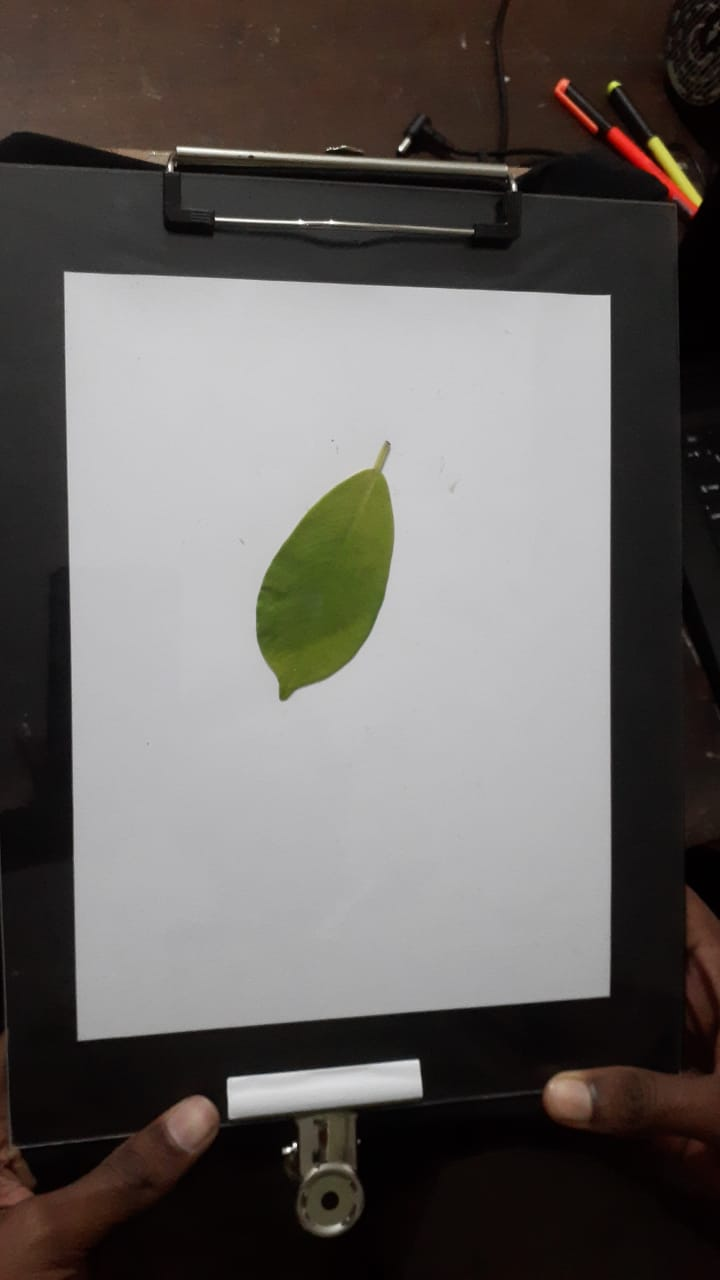
#> input picture opencv_python/a4_imgs/27.jpg, 720 x 1280 px
$ python image_pixel_detector.py
#> lines starting #> are read from the running program, lines starting #| are printed output that depends on the picture; after the words box and inside, x2 and y2 are one past the last pixel; in counts of white or black regions, pixels touching at a corner belong together
import cv2
import math
import numpy as np

window_name = "Wrap"
minArea = 1000
scale = 2
w = 210 * scale
h = 297 * scale
pad = 20
imgName = 27
# read the image
image = cv2.imread(f'a4_imgs/{imgName}.jpg')
#> image is the input picture: shape (1280, 720, 3); mean B, G, R 94.6, 97.4, 101.7

#todo 2. change this scalling factor according to the new one

# Define the new dimensions (width, height) or the scaling factor
new_height = 750
new_width = 400

# Resize the image using the specified dimensions
image = cv2.resize(image, (new_width, new_height))
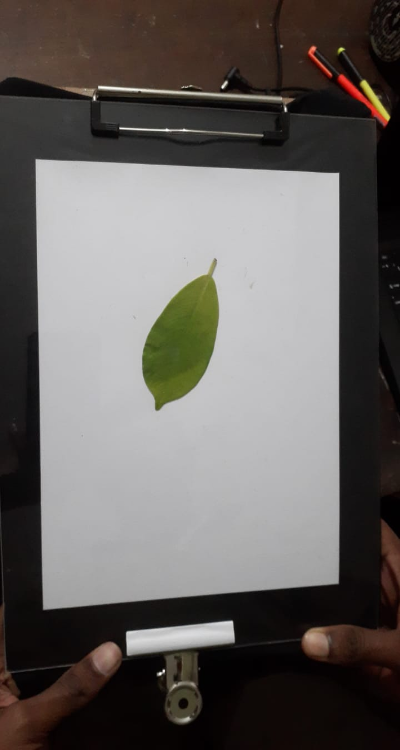
#> image: shape (750, 400, 3); mean B, G, R 94.6, 97.4, 101.6
cv2.namedWindow(window_name, cv2.WINDOW_AUTOSIZE)

# edge detecting
img_gray = cv2.cvtColor(image, cv2.COLOR_BGR2GRAY)
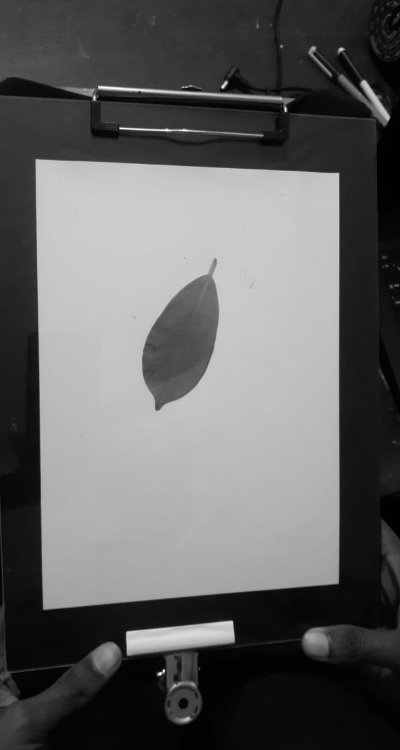
#> img_gray: shape (750, 400); min 0, max 253, mean 98.3
img_blur = cv2.GaussianBlur(img_gray,(5, 5), 1)
ret, thresh = cv2.threshold(img_gray, 130, 255, cv2.THRESH_BINARY)
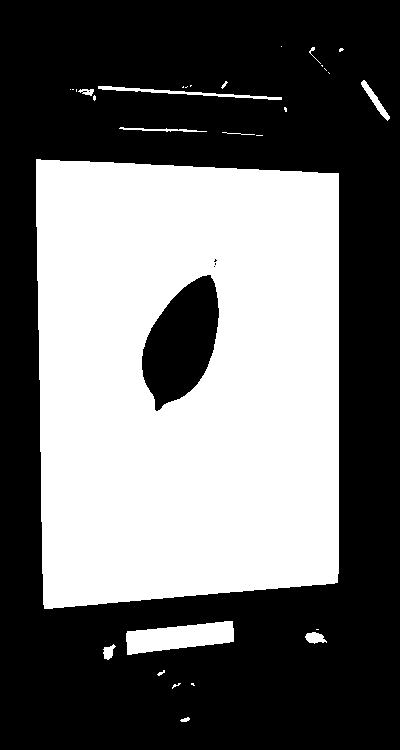
#> thresh: shape (750, 400); 42.1% white; 30 white regions (17 under 20 px)

# contours filtering
contours, hierarchy = cv2.findContours(image=thresh, mode=cv2.RETR_EXTERNAL, method=cv2.CHAIN_APPROX_NONE)
#> contours = 30 contours, 21 with area under 20; largest, box (x1, y1, x2, y2) and area: (36, 159, 339, 609) 128124, (126, 621, 234, 655) 2262, (98, 86, 282, 100) 382, (361, 80, 390, 121) 234, (305, 632, 327, 644) 148

finalCounters = []
for i in contours:
    area = cv2.contourArea(i)
    if area > minArea:
        peri = cv2.arcLength(i, True)
        approx = cv2.approxPolyDP(i, 0.02*peri, True)
        bbox = cv2.boundingRect(approx)
        finalCounters.append([len(approx), area, approx, bbox, i])
#> this loop made 30 passes
#> (area, peri, approx, bbox) on passes 8 to 9: (2262, 264.8, [[232, 621], [127, 631], [127, 654], [233, 641]], (127, 621, 107, 34)), (128123.5, 1473.3, [[36, 159], [44, 608], [337, 582], [338, 173]], (36, 159, 303, 450))
#> area on passes 1, 5, 6, 12, 15, 21: 21.5, 100, 148.5, 87, 54, 382
#> after the loop, finalCounters = 2 items
finalCounters = sorted(finalCounters, key= lambda x:x[1], reverse = True)
biggest_points = finalCounters[0][2][:4]
#> biggest_points = [[36, 159], [44, 608], [337, 582], [338, 173]]

# movable pointer creation
dragging = False
one = False
two = False
three = False
four = False
start_x, start_y = 0, 0
center_coordinates = tuple(biggest_points[0][0])
#> center_coordinates = (36, 159)
center_coordinates2 = tuple(biggest_points[1][0])
#> center_coordinates2 = (44, 608)
center_coordinates3 = tuple(biggest_points[2][0])
#> center_coordinates3 = (337, 582)
center_coordinates4 = tuple(biggest_points[3][0])
#> center_coordinates4 = (338, 173)
radius = 5
# [42 lines left out: function on_mouse, not called in this run]


color = (0, 0, 255)
thickness = -1

cv2.imshow(window_name, image)
cv2.setMouseCallback(window_name, on_mouse)  # Set up the mouse event handler

while True:
    # Clear the previous circle (you can also use a copy of the original image)
    image_copy = image.copy()

    # Draw a circle on the image copy
    image_copy = cv2.circle(image_copy, center_coordinates, radius, color, thickness)
#> image_copy: shape (750, 400, 3); 0.03% of pixels changed, all inside (x1, y1, x2, y2) = (31, 154, 42, 165)
    image_copy = cv2.circle(image_copy, center_coordinates2, radius, color, thickness)
#> image_copy: shape (750, 400, 3); mean B, G, R 94.5, 97.3, 101.7
    image_copy = cv2.circle(image_copy, center_coordinates3, radius, color, thickness)
#> image_copy: shape (750, 400, 3); mean B, G, R 94.5, 97.3, 101.8
    image_copy = cv2.circle(image_copy, center_coordinates4, radius, color, thickness)
#> image_copy: shape (750, 400, 3); mean B, G, R 94.5, 97.3, 101.8

    # Define the vertices of the quadrilateral
    vertices = np.array([center_coordinates, center_coordinates2, center_coordinates3, center_coordinates4], np.int32)
#> vertices = [[36, 159], [44, 608], [337, 582], [338, 173]]

    # Reshape the vertices into a 4x1x2 array
    vertices = vertices.reshape((-1, 1, 2))

    # Define the transparent blue color (BGR format with alpha)
    transparent_blue = (255, 0, 0, 100)

    # Fill the quadrilateral with transparent blue
    cv2.fillPoly(image_copy, [vertices], transparent_blue)
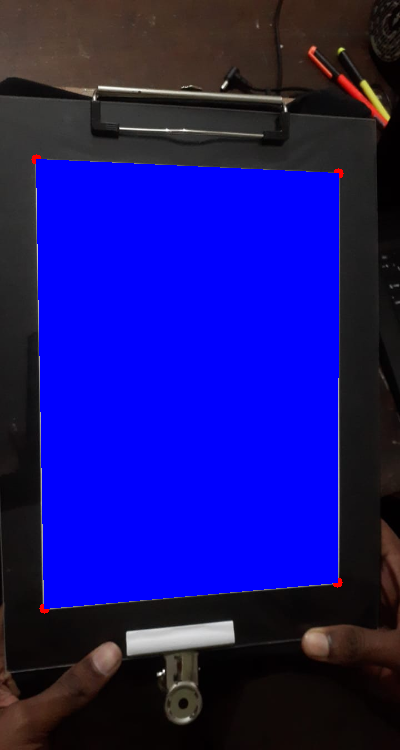
#> image_copy: shape (750, 400, 3); mean B, G, R 126, 18.9, 23.6

    # Display the updated image with the circle
    cv2.imshow(window_name, image_copy)

    key = cv2.waitKey(30)
#> (key Esc is pressed here)
    if key == 27:  # Press 'Esc' key to exit the loop
        break

# Close the image window
x1, y1 = center_coordinates
#> x1 = 36; y1 = 159
x2, y2 = center_coordinates2
#> x2 = 44; y2 = 608
x3, y3 = center_coordinates3
#> x3 = 337; y3 = 582
x4, y4 = center_coordinates4
#> x4 = 338; y4 = 173

biggest_points = np.array([[[x1, y1]], [[x2, y2]], [[x3, y3]], [[x4, y4]]])


#######################################################################33


# wrapper part
# reordering the points
points_new = np.zeros_like(biggest_points)
#> points_new = [[0, 0], [0, 0], [0, 0], [0, 0]]

points = biggest_points.reshape((4, 2))
#> points = [[36, 159], [44, 608], [337, 582], [338, 173]]
add = points.sum(1)
#> add = [195, 652, 919, 511]
points_new[0] = points[np.argmin(add)]
points_new[3] = points[np.argmax(add)]
diff = np.diff(points, axis=1)
#> diff = [123, 564, 245, -165]
points_new[1] = points[np.argmin(diff)]
points_new[2] = points[np.argmax(diff)]

# wrapping
pts1 = np.float32(points_new)
pts2 = np.float32([[0,0], [w,0], [0,h], [w,h]])
matrix = cv2.getPerspectiveTransform(pts1, pts2)
img_wrap = cv2.warpPerspective(image, matrix, (w,h))
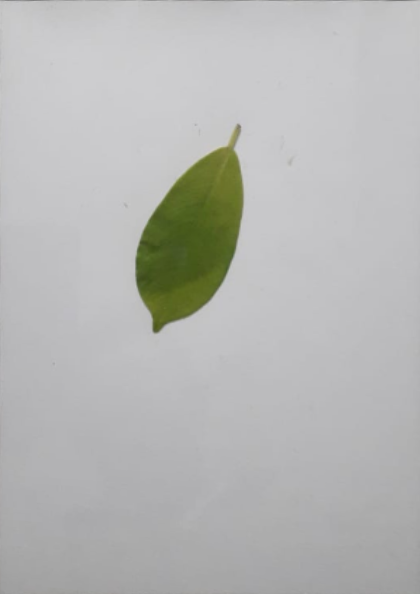
#> img_wrap: shape (594, 420, 3); mean B, G, R 181.4, 183.2, 182.5
img_wrap = img_wrap[pad:img_wrap.shape[0]-pad,pad:img_wrap.shape[1]-pad]
#> img_wrap: shape (554, 380, 3)
# Resize the image
resized_img = cv2.resize(img_wrap, (380, 554))

cv2.imshow('imgWrap', img_wrap)

img_name = f'a4_imgs/opencv_frame_{imgName}.jpg'
cv2.imwrite(img_name, img_wrap)
print(f'screenshot taken {imgName}.jpg')

c = cv2.waitKey(0)
#> (key Esc is pressed here)
cv2.destroyAllWindows()

#   todo 1.convert to opencv js

$ run again, with opencv_python/a4_imgs/14.jpg copied over opencv_python/a4_imgs/27.jpg
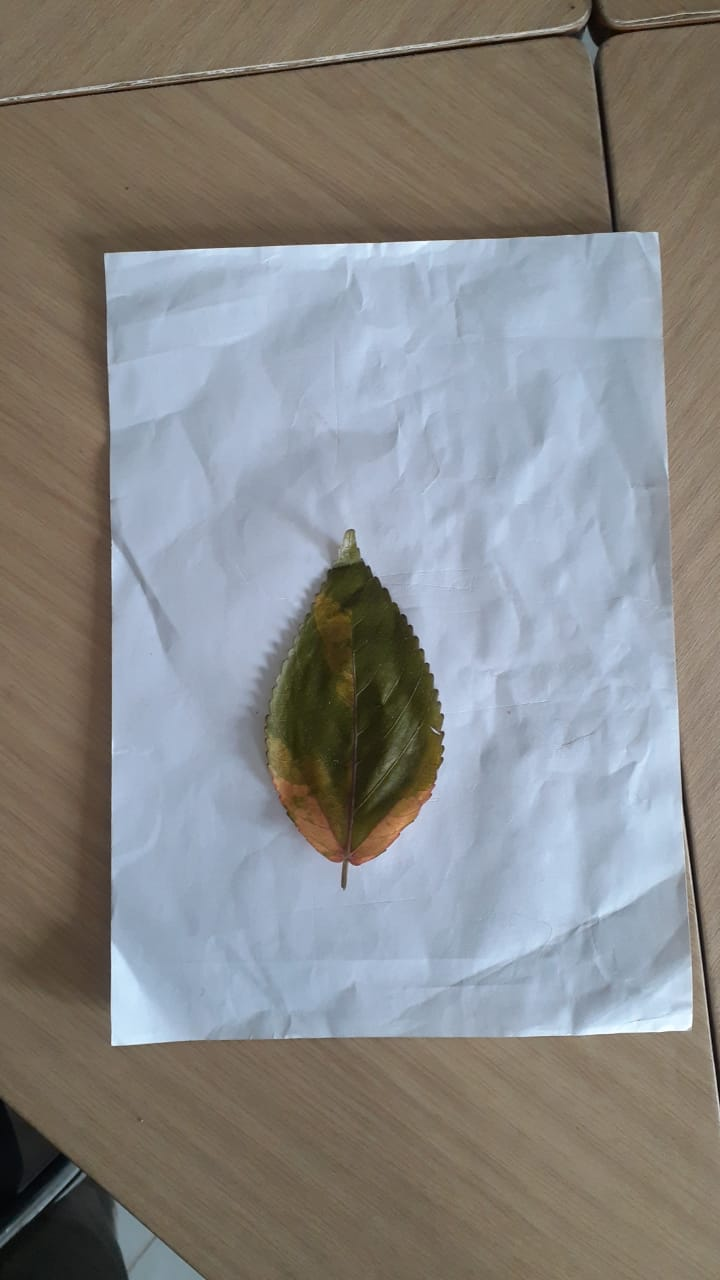
#> input picture opencv_python/a4_imgs/14.jpg, 720 x 1280 px
#> image is the input picture: shape (1280, 720, 3); mean B, G, R 134.4, 135.2, 135.5
#> image: shape (750, 400, 3)
#> `ret, thresh = cv2.threshold(img_gray, 130, 255, cv2.THRESH_BINARY)`:
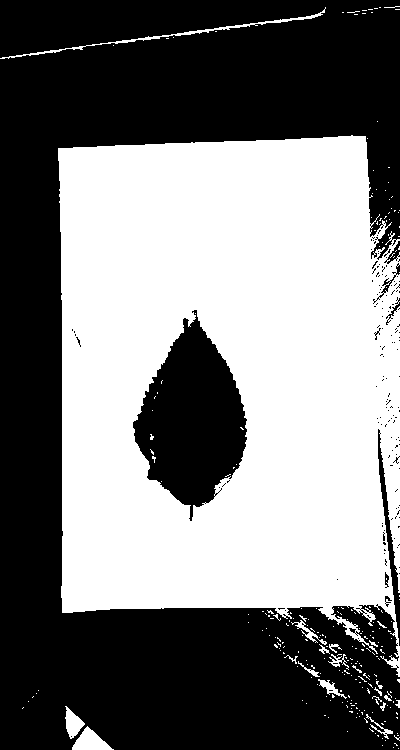
#> thresh: shape (750, 400); 47.9% white; 247 white regions (227 under 20 px)
#> contours = 232 contours, 221 with area under 20; largest, box (x1, y1, x2, y2) and area: (58, 135, 400, 677) 153557, (72, 726, 114, 750) 486, (0, 7, 326, 59) 404, (65, 706, 85, 739) 314, (318, 679, 347, 699) 128
#> the loop `for i in contours:` made 232 passes
#> (area, peri, bbox) on pass 215: (153557, 2945.8, (58, 136, 342, 541))
#> after the loop `for i in contours:`: finalCounters = 1 item
#> biggest_points = [[365, 136], [58, 148], [62, 612], [380, 605]]
#> center_coordinates = (365, 136)
#> center_coordinates2 = (58, 148)
#> center_coordinates3 = (62, 612)
#> center_coordinates4 = (380, 605)
#> vertices = [[365, 136], [58, 148], [62, 612], [380, 605]]
#> x1 = 365; y1 = 136
#> x2 = 58; y2 = 148
#> x3 = 62; y3 = 612
#> x4 = 380; y4 = 605
#> points = [[365, 136], [58, 148], [62, 612], [380, 605]]
#> add = [501, 206, 674, 985]
#> diff = [-229, 90, 550, 225]
#> `img_wrap = img_wrap[pad:img_wrap.shape[0]-pad,pad:img_wrap.shape[1]-pad]`:
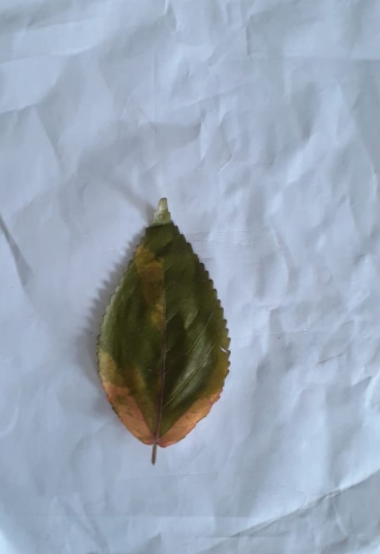
#> img_wrap: shape (554, 380, 3); mean B, G, R 181.2, 165.7, 153.2
